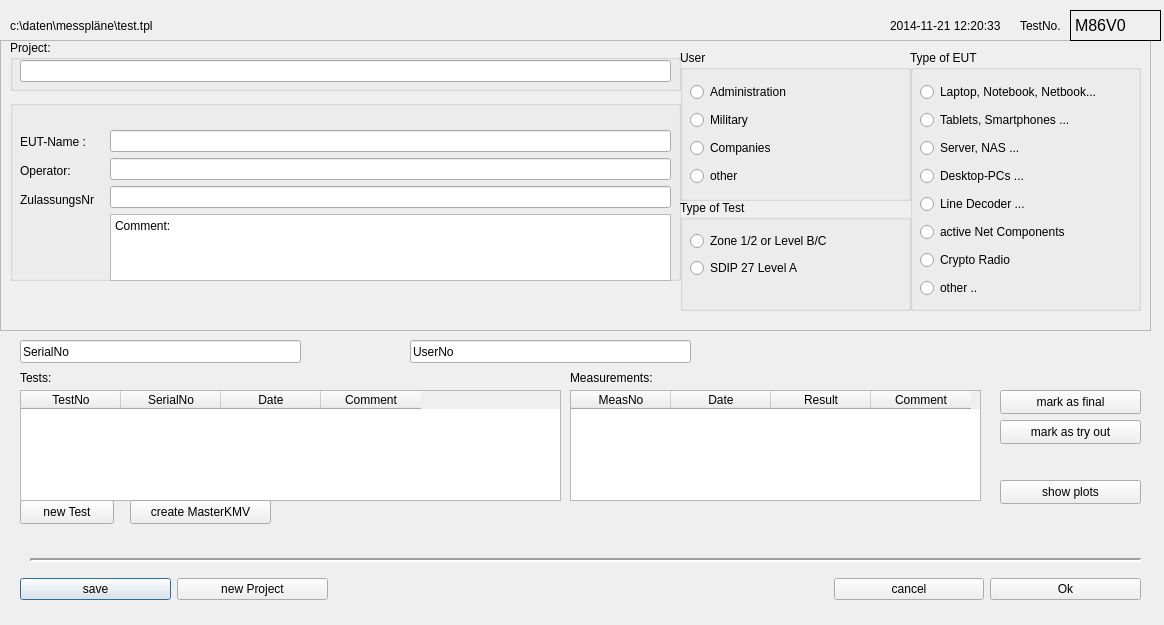
<?xml version="1.0" encoding="UTF-8"?>
<ui version="4.0">
 <class>TestDescription</class>
 <widget class="QDialog" name="TestDescription">
  <property name="geometry">
   <rect>
    <x>0</x>
    <y>0</y>
    <width>1164</width>
    <height>625</height>
   </rect>
  </property>
  <property name="windowTitle">
   <string>Test Description</string>
  </property>
  <widget class="QWidget" name="horizontalLayoutWidget_3">
   <property name="geometry">
    <rect>
     <x>20</x>
     <y>570</y>
     <width>1121</width>
     <height>39</height>
    </rect>
   </property>
   <layout class="QHBoxLayout" name="horizontalLayout_3">
    <item>
     <widget class="QPushButton" name="BtnSaveDescription">
      <property name="text">
       <string>save</string>
      </property>
     </widget>
    </item>
    <item>
     <widget class="QPushButton" name="BtnNewDescription">
      <property name="text">
       <string>new Project</string>
      </property>
     </widget>
    </item>
    <item>
     <spacer name="horizontalSpacer_2">
      <property name="orientation">
       <enum>Qt::Horizontal</enum>
      </property>
      <property name="sizeType">
       <enum>QSizePolicy::Fixed</enum>
      </property>
      <property name="sizeHint" stdset="0">
       <size>
        <width>500</width>
        <height>34</height>
       </size>
      </property>
     </spacer>
    </item>
    <item>
     <widget class="QPushButton" name="BtnCancel">
      <property name="sizePolicy">
       <sizepolicy hsizetype="Minimum" vsizetype="Fixed">
        <horstretch>0</horstretch>
        <verstretch>0</verstretch>
       </sizepolicy>
      </property>
      <property name="text">
       <string>cancel</string>
      </property>
     </widget>
    </item>
    <item>
     <widget class="QPushButton" name="BtnOk">
      <property name="text">
       <string>Ok</string>
      </property>
     </widget>
    </item>
   </layout>
  </widget>
  <widget class="QFrame" name="frame">
   <property name="geometry">
    <rect>
     <x>0</x>
     <y>40</y>
     <width>1151</width>
     <height>291</height>
    </rect>
   </property>
   <property name="frameShape">
    <enum>QFrame::StyledPanel</enum>
   </property>
   <property name="frameShadow">
    <enum>QFrame::Raised</enum>
   </property>
   <widget class="QGroupBox" name="groupBox">
    <property name="geometry">
     <rect>
      <x>910</x>
      <y>10</y>
      <width>231</width>
      <height>261</height>
     </rect>
    </property>
    <property name="title">
     <string>Type of EUT</string>
    </property>
    <widget class="QWidget" name="verticalLayoutWidget_2">
     <property name="geometry">
      <rect>
       <x>10</x>
       <y>30</y>
       <width>201</width>
       <height>221</height>
      </rect>
     </property>
     <layout class="QVBoxLayout" name="verticalLayout_2">
      <item>
       <widget class="QRadioButton" name="RBtnTE1">
        <property name="text">
         <string>Laptop, Notebook, Netbook...</string>
        </property>
       </widget>
      </item>
      <item>
       <widget class="QRadioButton" name="RBtnTE2">
        <property name="text">
         <string>Tablets, Smartphones ...</string>
        </property>
       </widget>
      </item>
      <item>
       <widget class="QRadioButton" name="RBtnTE3">
        <property name="text">
         <string>Server, NAS ...</string>
        </property>
       </widget>
      </item>
      <item>
       <widget class="QRadioButton" name="RBtnTE4">
        <property name="toolTip">
         <string>e.g. SINA-Workstation</string>
        </property>
        <property name="text">
         <string>Desktop-PCs ...</string>
        </property>
       </widget>
      </item>
      <item>
       <widget class="QRadioButton" name="RBtnTE5">
        <property name="toolTip">
         <string>e.g Elcrodat, SINA-Box</string>
        </property>
        <property name="text">
         <string>Line Decoder ...</string>
        </property>
       </widget>
      </item>
      <item>
       <widget class="QRadioButton" name="RBtnTE6">
        <property name="toolTip">
         <string>e.g. Router, Switches</string>
        </property>
        <property name="text">
         <string>active Net Components</string>
        </property>
       </widget>
      </item>
      <item>
       <widget class="QRadioButton" name="RBtnTE7">
        <property name="text">
         <string>Crypto Radio</string>
        </property>
       </widget>
      </item>
      <item>
       <widget class="QRadioButton" name="RBtnTE8">
        <property name="toolTip">
         <string>e.g Key?, KVZ</string>
        </property>
        <property name="text">
         <string>other ..</string>
        </property>
       </widget>
      </item>
     </layout>
    </widget>
   </widget>
   <widget class="QGroupBox" name="groupBox_2">
    <property name="geometry">
     <rect>
      <x>10</x>
      <y>60</y>
      <width>671</width>
      <height>181</height>
     </rect>
    </property>
    <property name="title">
     <string/>
    </property>
    <widget class="QWidget" name="verticalLayoutWidget_3">
     <property name="geometry">
      <rect>
       <x>100</x>
       <y>30</y>
       <width>561</width>
       <height>151</height>
      </rect>
     </property>
     <layout class="QVBoxLayout" name="verticalLayout_3">
      <item>
       <widget class="QLineEdit" name="lineEdit_2"/>
      </item>
      <item>
       <widget class="QLineEdit" name="lineEdit_5"/>
      </item>
      <item>
       <widget class="QLineEdit" name="lineEdit_3"/>
      </item>
      <item>
       <widget class="QPlainTextEdit" name="plainTextEdit">
        <property name="sizePolicy">
         <sizepolicy hsizetype="Expanding" vsizetype="Minimum">
          <horstretch>0</horstretch>
          <verstretch>0</verstretch>
         </sizepolicy>
        </property>
        <property name="plainText">
         <string>Comment:</string>
        </property>
       </widget>
      </item>
     </layout>
    </widget>
    <widget class="QWidget" name="verticalLayoutWidget">
     <property name="geometry">
      <rect>
       <x>10</x>
       <y>30</y>
       <width>82</width>
       <height>81</height>
      </rect>
     </property>
     <layout class="QVBoxLayout" name="verticalLayout">
      <item>
       <widget class="QLabel" name="label_4">
        <property name="text">
         <string>EUT-Name :</string>
        </property>
       </widget>
      </item>
      <item>
       <widget class="QLabel" name="label_5">
        <property name="text">
         <string>Operator:</string>
        </property>
       </widget>
      </item>
      <item>
       <widget class="QLabel" name="label_9">
        <property name="text">
         <string>ZulassungsNr</string>
        </property>
       </widget>
      </item>
     </layout>
    </widget>
   </widget>
   <widget class="QGroupBox" name="groupBox_3">
    <property name="geometry">
     <rect>
      <x>680</x>
      <y>10</y>
      <width>231</width>
      <height>151</height>
     </rect>
    </property>
    <property name="title">
     <string>User</string>
    </property>
    <widget class="QWidget" name="verticalLayoutWidget_4">
     <property name="geometry">
      <rect>
       <x>10</x>
       <y>30</y>
       <width>211</width>
       <height>111</height>
      </rect>
     </property>
     <layout class="QVBoxLayout" name="verticalLayout_4">
      <item>
       <widget class="QRadioButton" name="RBtnUser1">
        <property name="whatsThis">
         <string>&lt;html&gt;&lt;head/&gt;&lt;body&gt;&lt;p&gt;&lt;span style=&quot; font-weight:600;&quot;&gt;who uses or get the tested EUT:&lt;/span&gt;&lt;/p&gt;&lt;p&gt;Administration and other organistions (e.g. BMVg)&lt;/p&gt;&lt;/body&gt;&lt;/html&gt;</string>
        </property>
        <property name="text">
         <string>Administration</string>
        </property>
       </widget>
      </item>
      <item>
       <widget class="QRadioButton" name="RBtnUser2">
        <property name="whatsThis">
         <string>&lt;html&gt;&lt;head/&gt;&lt;body&gt;&lt;p&gt;&lt;span style=&quot; font-weight:600;&quot;&gt;who uses or get the tested EUT:&lt;/span&gt;&lt;/p&gt;&lt;p&gt;Military and military administration (e.g. BWI, BAAINBw)&lt;/p&gt;&lt;/body&gt;&lt;/html&gt;</string>
        </property>
        <property name="text">
         <string>Military</string>
        </property>
       </widget>
      </item>
      <item>
       <widget class="QRadioButton" name="RBtnUser3">
        <property name="whatsThis">
         <string>&lt;html&gt;&lt;head/&gt;&lt;body&gt;&lt;p&gt;&lt;span style=&quot; font-weight:600;&quot;&gt;who uses or get the tested EUT:&lt;/span&gt;&lt;/p&gt;&lt;p&gt;Companies&lt;/p&gt;&lt;/body&gt;&lt;/html&gt;</string>
        </property>
        <property name="text">
         <string>Companies</string>
        </property>
       </widget>
      </item>
      <item>
       <widget class="QRadioButton" name="RBtnUser4">
        <property name="whatsThis">
         <string>&lt;html&gt;&lt;head/&gt;&lt;body&gt;&lt;p&gt;&lt;span style=&quot; font-weight:600;&quot;&gt;who uses or get the tested EUT:&lt;/span&gt;&lt;/p&gt;&lt;p&gt;other (e.g. private persons)&lt;/p&gt;&lt;/body&gt;&lt;/html&gt;</string>
        </property>
        <property name="text">
         <string>other</string>
        </property>
       </widget>
      </item>
     </layout>
    </widget>
   </widget>
   <widget class="QGroupBox" name="groupBox_4">
    <property name="geometry">
     <rect>
      <x>680</x>
      <y>160</y>
      <width>231</width>
      <height>111</height>
     </rect>
    </property>
    <property name="title">
     <string>Type of Test</string>
    </property>
    <widget class="QWidget" name="verticalLayoutWidget_5">
     <property name="geometry">
      <rect>
       <x>10</x>
       <y>30</y>
       <width>214</width>
       <height>51</height>
      </rect>
     </property>
     <layout class="QVBoxLayout" name="verticalLayout_5">
      <item>
       <widget class="QRadioButton" name="RBtnTT1">
        <property name="whatsThis">
         <string>&lt;html&gt;&lt;head/&gt;&lt;body&gt;&lt;p&gt;&lt;span style=&quot; font-weight:600;&quot;&gt;Type of Test:&lt;/span&gt;&lt;/p&gt;&lt;p&gt;Zone 1 &amp;amp; 2 (national)&lt;/p&gt;&lt;p&gt;or&lt;/p&gt;&lt;p&gt;Level B &amp;amp; C (internationa)&lt;/p&gt;&lt;/body&gt;&lt;/html&gt;</string>
        </property>
        <property name="text">
         <string>Zone 1/2 or Level B/C</string>
        </property>
       </widget>
      </item>
      <item>
       <widget class="QRadioButton" name="RBtnTT2">
        <property name="whatsThis">
         <string>&lt;html&gt;&lt;head/&gt;&lt;body&gt;&lt;p&gt;&lt;span style=&quot; font-weight:600;&quot;&gt;Type of Test&lt;/span&gt;&lt;/p&gt;&lt;/body&gt;&lt;/html&gt;</string>
        </property>
        <property name="text">
         <string>SDIP 27 Level A</string>
        </property>
       </widget>
      </item>
     </layout>
    </widget>
   </widget>
   <widget class="QGroupBox" name="groupBox_5">
    <property name="geometry">
     <rect>
      <x>10</x>
      <y>0</y>
      <width>671</width>
      <height>51</height>
     </rect>
    </property>
    <property name="title">
     <string>Project:</string>
    </property>
    <widget class="QLineEdit" name="lineEdit_4">
     <property name="geometry">
      <rect>
       <x>10</x>
       <y>20</y>
       <width>651</width>
       <height>22</height>
      </rect>
     </property>
    </widget>
   </widget>
   <zorder>groupBox_2</zorder>
   <zorder>groupBox</zorder>
   <zorder>groupBox_3</zorder>
   <zorder>groupBox_4</zorder>
   <zorder>groupBox_5</zorder>
  </widget>
  <widget class="QLabel" name="label_3">
   <property name="geometry">
    <rect>
     <x>1070</x>
     <y>10</y>
     <width>91</width>
     <height>31</height>
    </rect>
   </property>
   <property name="font">
    <font>
     <pointsize>12</pointsize>
    </font>
   </property>
   <property name="toolTip">
    <string>&lt;html&gt;&lt;head/&gt;&lt;body&gt;&lt;p&gt;TestNo:&lt;/p&gt;&lt;p&gt;[Test]-[Measurement]-[sheet of ]&lt;/p&gt;&lt;p&gt;e.g. M86V0-34-2/6&lt;/p&gt;&lt;/body&gt;&lt;/html&gt;</string>
   </property>
   <property name="whatsThis">
    <string extracomment="testtet"/>
   </property>
   <property name="frameShape">
    <enum>QFrame::Box</enum>
   </property>
   <property name="text">
    <string>M86V0</string>
   </property>
  </widget>
  <widget class="QLabel" name="label_11">
   <property name="geometry">
    <rect>
     <x>10</x>
     <y>10</y>
     <width>521</width>
     <height>31</height>
    </rect>
   </property>
   <property name="text">
    <string>c:\daten\messpläne\test.tpl</string>
   </property>
  </widget>
  <widget class="QLabel" name="label_10">
   <property name="geometry">
    <rect>
     <x>890</x>
     <y>10</y>
     <width>131</width>
     <height>31</height>
    </rect>
   </property>
   <property name="text">
    <string>2014-11-21 12:20:33</string>
   </property>
  </widget>
  <widget class="QLabel" name="label_2">
   <property name="geometry">
    <rect>
     <x>1020</x>
     <y>10</y>
     <width>51</width>
     <height>31</height>
    </rect>
   </property>
   <property name="font">
    <font>
     <pointsize>9</pointsize>
     <weight>50</weight>
     <bold>false</bold>
    </font>
   </property>
   <property name="text">
    <string>TestNo.</string>
   </property>
  </widget>
  <widget class="Line" name="line">
   <property name="geometry">
    <rect>
     <x>30</x>
     <y>550</y>
     <width>1111</width>
     <height>20</height>
    </rect>
   </property>
   <property name="lineWidth">
    <number>2</number>
   </property>
   <property name="orientation">
    <enum>Qt::Horizontal</enum>
   </property>
  </widget>
  <widget class="QLabel" name="label">
   <property name="geometry">
    <rect>
     <x>20</x>
     <y>370</y>
     <width>55</width>
     <height>15</height>
    </rect>
   </property>
   <property name="text">
    <string>Tests:</string>
   </property>
  </widget>
  <widget class="QLabel" name="label_12">
   <property name="geometry">
    <rect>
     <x>570</x>
     <y>370</y>
     <width>101</width>
     <height>16</height>
    </rect>
   </property>
   <property name="text">
    <string>Measurements:</string>
   </property>
  </widget>
  <widget class="QPushButton" name="pushButton_2">
   <property name="geometry">
    <rect>
     <x>20</x>
     <y>500</y>
     <width>94</width>
     <height>24</height>
    </rect>
   </property>
   <property name="text">
    <string>new Test</string>
   </property>
  </widget>
  <widget class="QTableWidget" name="tableWidget_2">
   <property name="geometry">
    <rect>
     <x>20</x>
     <y>390</y>
     <width>541</width>
     <height>111</height>
    </rect>
   </property>
   <column>
    <property name="text">
     <string>TestNo</string>
    </property>
   </column>
   <column>
    <property name="text">
     <string>SerialNo</string>
    </property>
   </column>
   <column>
    <property name="text">
     <string>Date</string>
    </property>
   </column>
   <column>
    <property name="text">
     <string>Comment</string>
    </property>
   </column>
  </widget>
  <widget class="QTableWidget" name="tableWidget">
   <property name="geometry">
    <rect>
     <x>570</x>
     <y>390</y>
     <width>411</width>
     <height>111</height>
    </rect>
   </property>
   <column>
    <property name="text">
     <string>MeasNo</string>
    </property>
   </column>
   <column>
    <property name="text">
     <string>Date</string>
    </property>
   </column>
   <column>
    <property name="text">
     <string>Result</string>
    </property>
   </column>
   <column>
    <property name="text">
     <string>Comment</string>
    </property>
   </column>
  </widget>
  <widget class="QPushButton" name="pushButton_8">
   <property name="geometry">
    <rect>
     <x>1000</x>
     <y>390</y>
     <width>141</width>
     <height>24</height>
    </rect>
   </property>
   <property name="text">
    <string>mark as final</string>
   </property>
  </widget>
  <widget class="QPushButton" name="pushButton_7">
   <property name="geometry">
    <rect>
     <x>1000</x>
     <y>420</y>
     <width>141</width>
     <height>24</height>
    </rect>
   </property>
   <property name="text">
    <string>mark as try out</string>
   </property>
  </widget>
  <widget class="QPushButton" name="pushButton_9">
   <property name="geometry">
    <rect>
     <x>1000</x>
     <y>480</y>
     <width>141</width>
     <height>24</height>
    </rect>
   </property>
   <property name="text">
    <string>show plots</string>
   </property>
  </widget>
  <widget class="QPushButton" name="pushButton_3">
   <property name="geometry">
    <rect>
     <x>130</x>
     <y>500</y>
     <width>141</width>
     <height>24</height>
    </rect>
   </property>
   <property name="text">
    <string>create MasterKMV</string>
   </property>
  </widget>
  <widget class="QLineEdit" name="lineEdit_9">
   <property name="geometry">
    <rect>
     <x>410</x>
     <y>340</y>
     <width>281</width>
     <height>23</height>
    </rect>
   </property>
   <property name="text">
    <string>UserNo</string>
   </property>
  </widget>
  <widget class="QLineEdit" name="lineEdit_8">
   <property name="geometry">
    <rect>
     <x>20</x>
     <y>340</y>
     <width>281</width>
     <height>23</height>
    </rect>
   </property>
   <property name="text">
    <string>SerialNo</string>
   </property>
  </widget>
  <action name="actionLoadAndStart">
   <property name="text">
    <string>LoadAndStart</string>
   </property>
  </action>
 </widget>
 <resources/>
 <connections/>
</ui>
